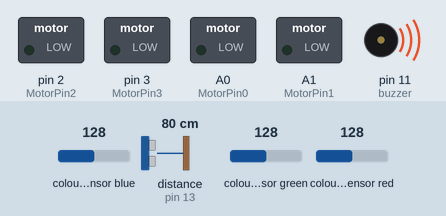
Bench run of a sketch on a simulated Arduino Uno, built with avr-gcc and run on an emulated ATmega328P. On the bench: switched loads named in the sketch (green lamp = pin HIGH), buzzer (waves = sounding). Wiring (inferred from the names in the program): TCS3200 colour sensor: output pin 8; S2 pin 6; S3 pin 7; S0 pin 4; S1 pin 5. The test bench sets the inputs (shaded band); at power-on: distance to the obstacle (sensor on pin 13) 80 cm, colour sensor blue 128, colour sensor green 128, colour sensor red 128. The echo pulse lasts 58.3 µs per cm; pins used as bus, display or sensor lines are not drawn; what the sketch prints to the serial monitor is not drawn.

Above: at 0.65 s.
At 1.2 s:
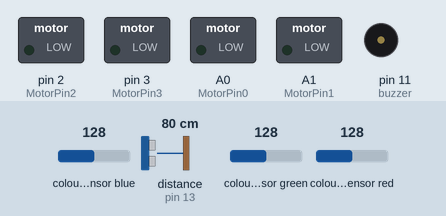
1.3 s: distance to the obstacle (sensor on pin 13) set to 2 cm
At 1.65 s:
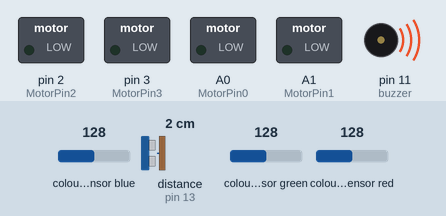
Timing chart, 0 to 6.4 s (numbered marks = the images above; inputs shaded):
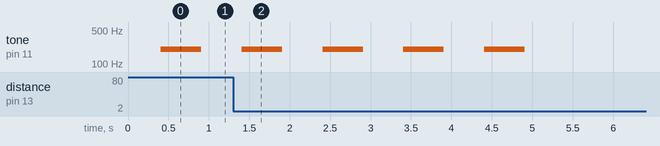

Measured:
- after the input at 1.3 s, tone on pin 11 (buzzer): goes on until 4.9 s, then stays silent

The sketch:

Project.ino
```cpp
// เซนเซอร์สี
#define S0 4
#define S1 5
#define S2 6
#define S3 7
#define sensorOut 8
// มอเตอร์
#define MotorPin0 A0
#define MotorPin1 A1
#define MotorPin2 2
#define MotorPin3 3
#define ENB 10
#define ENA 9
// เซนเซอร์วัดระยะทาง
#define echo 12
#define trig 13
#define buzzer 11

int frequency;
void setup() {
 // เซนเซอร์สี
 Serial.begin(9600);
 pinMode(S0, OUTPUT);
 pinMode(S1, OUTPUT);
 pinMode(S2, OUTPUT);
 pinMode(S3, OUTPUT);
 pinMode(sensorOut, INPUT);
 // frequency scaling 100%
 digitalWrite(S0, HIGH);
 digitalWrite(S1, HIGH);
 // มอเตอร์
 pinMode(MotorPin0, OUTPUT);
 pinMode(MotorPin1, OUTPUT);
 pinMode(MotorPin2, OUTPUT);
 pinMode(MotorPin3, OUTPUT);

 // เซนเซอร์วัดระยะทาง
 pinMode(echo, OUTPUT);
 pinMode(trig, INPUT);
 pinMode(buzzer, OUTPUT);
}
int microsecondsToCentimeters(int microseconds)
{
  // ความเร็วเสียงเดินทางในอากาศคือ 340 เมตร/วินาที หรือ 29 ไมโครวินาที ต่อเซนติเมตร
  // วัตถุอยู่มีระยะทางเท่ากับครึ่งหนึ่งของเวลาที่จับได้
  return microseconds / 29 / 2;
}
void loop()
{
// เซนเซอร์สี
 // สีแดง
 int red,green,blue;
 int duration, cm, i;
 digitalWrite(S2,LOW);
 digitalWrite(S3,LOW);
 frequency = pulseIn(sensorOut, LOW);
 red = frequency;
 Serial.print("R= ");//printing name
 Serial.print(red);//printing RED color frequency
 Serial.print("  ");
 delay(100);
 // สีเขียว
 digitalWrite(S2,HIGH);
 digitalWrite(S3,HIGH);
 frequency = pulseIn(sensorOut, LOW);
 green = frequency;
 Serial.print("G= ");//printing name
 Serial.print(green);//printing GREEN color frequency
 Serial.print("  ");
 delay(100);
 // สีน้ำเงิน
 digitalWrite(S2,LOW);
 digitalWrite(S3,HIGH);
 frequency = pulseIn(sensorOut, LOW);
 blue = frequency;
 Serial.print("B= ");//printing name
 Serial.print(blue);//printing BLUE color frequency
 Serial.println("  ");
 delay(100);
 // เซนเซอร์วัดระยะทง
  digitalWrite(buzzer, LOW);
  digitalWrite(echo, LOW);
  delayMicroseconds(2);
  digitalWrite(echo, HIGH);
  delayMicroseconds(5);
  digitalWrite(echo, LOW);
  duration = pulseIn(trig, HIGH);
  cm = microsecondsToCentimeters(duration);
  Serial.print(cm);
  Serial.print(" cm");
  Serial.println();
  delay(100);
 // มอเตอร์
 if(cm>=25)
  {
    for(i=0;i<5;i++)
    {
      tone(buzzer,200,500);
      delay(1000);
    }
    delay(5000); // หน่วงเวลาให้ส่งเสียงอีกครั้งหนึ่ง
  }
 else if((red>=85&&red<=140)&&(green>=140&&green<=170)&&(blue>=39&&blue<=60))
 {
  Serial.println("RED");
  for(int i=0;i<2;i++)
  {
  digitalWrite(MotorPin0, HIGH);
  digitalWrite(MotorPin1, LOW);
  digitalWrite(MotorPin2, HIGH);
  digitalWrite(MotorPin3, LOW);
  analogWrite(ENB,255);
  analogWrite(ENA,255);
  delay(1840); //ระยะเวลาการทำงานของมอเตอร์
  digitalWrite(MotorPin0, LOW);
  digitalWrite(MotorPin1, LOW);
  digitalWrite(MotorPin2, LOW);
  digitalWrite(MotorPin3, LOW);
  delay(500);
  digitalWrite(MotorPin0, LOW);
  digitalWrite(MotorPin1, HIGH);
  digitalWrite(MotorPin2, LOW);
  digitalWrite(MotorPin3, HIGH);
  analogWrite(ENB,255);
  analogWrite(ENA,255);
  delay(1825);//ระยะเวลาการทำงานของมอเตอร์
  digitalWrite(MotorPin0, LOW);
  digitalWrite(MotorPin1, LOW);
  digitalWrite(MotorPin2, LOW);
  digitalWrite(MotorPin3, LOW);
  delay(500);
  }
  digitalWrite(MotorPin0, LOW);
  digitalWrite(MotorPin1, LOW);
  digitalWrite(MotorPin2, LOW);
  digitalWrite(MotorPin3, LOW);
  delay(5000); //ไม่ให้อาหารหลังจากที่ให้ไปแล้ว 2นาที
 }
}
```
